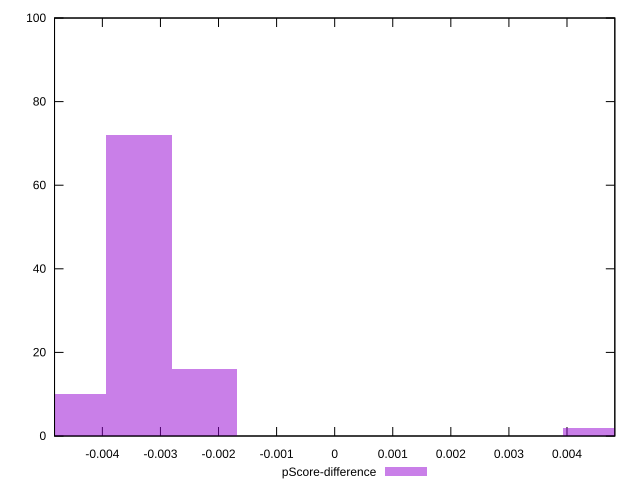

The script that saved this image:
reset

$pScoreDifference <<EOF
-0.0033690120954362225 72
-0.004492016127248297 10
-0.0022460080636241483 16
0.004492016127248297 2
EOF

set key outside below
set boxwidth 0.0011230040318120742
set xrange [-0.0048235294117647265:0.0048235294117647265]
set yrange [0:100]
set trange [0:100]
set style fill transparent solid 0.5 noborder
set terminal svg size 640, 490 enhanced background rgb 'white'
set output "report_00025_2021-02-22T21:38:55.199Z/uses-rel-preload/samples/pages+cached+noadtech/pScore-difference/histogram.svg"

plot $pScoreDifference title "pScore-difference" with boxes

reset
